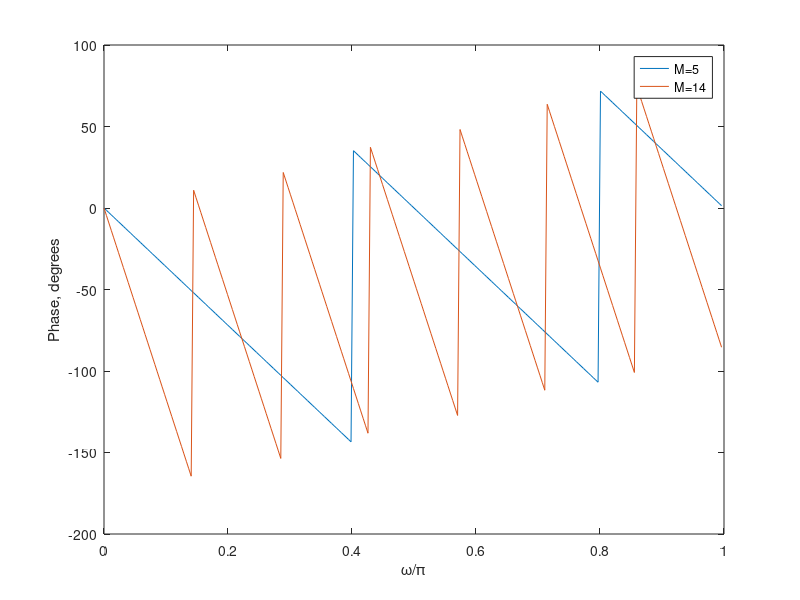

Here is the MATLAB script that generated this plot:
% Program 4_3
% Generate the filter coefficients
h1 = ones(1,5)/5; h2 = ones(1,14)/14;
%  Compute the frequency responses
[H1,w] = freqz(h1, 1, 256);
[H2,w] = freqz(h2, 1, 256);
%  Compute and plot the magnitude responses
m1 = abs(H1); m2 = abs(H2);
plot(w/pi,m1,'r-',w/pi,m2,'b--');
ylabel('Magnitude'); xlabel('\omega/\pi');
legend('M=5','M=14');
pause
%  Compute and plot the phase responses
ph1 = angle(H1)*180/pi; ph2 = angle(H2)*180/pi;
plot(w/pi,ph1,w/pi,ph2);
ylabel('Phase, degrees');xlabel('\omega/\pi');
legend('M=5','M=14');